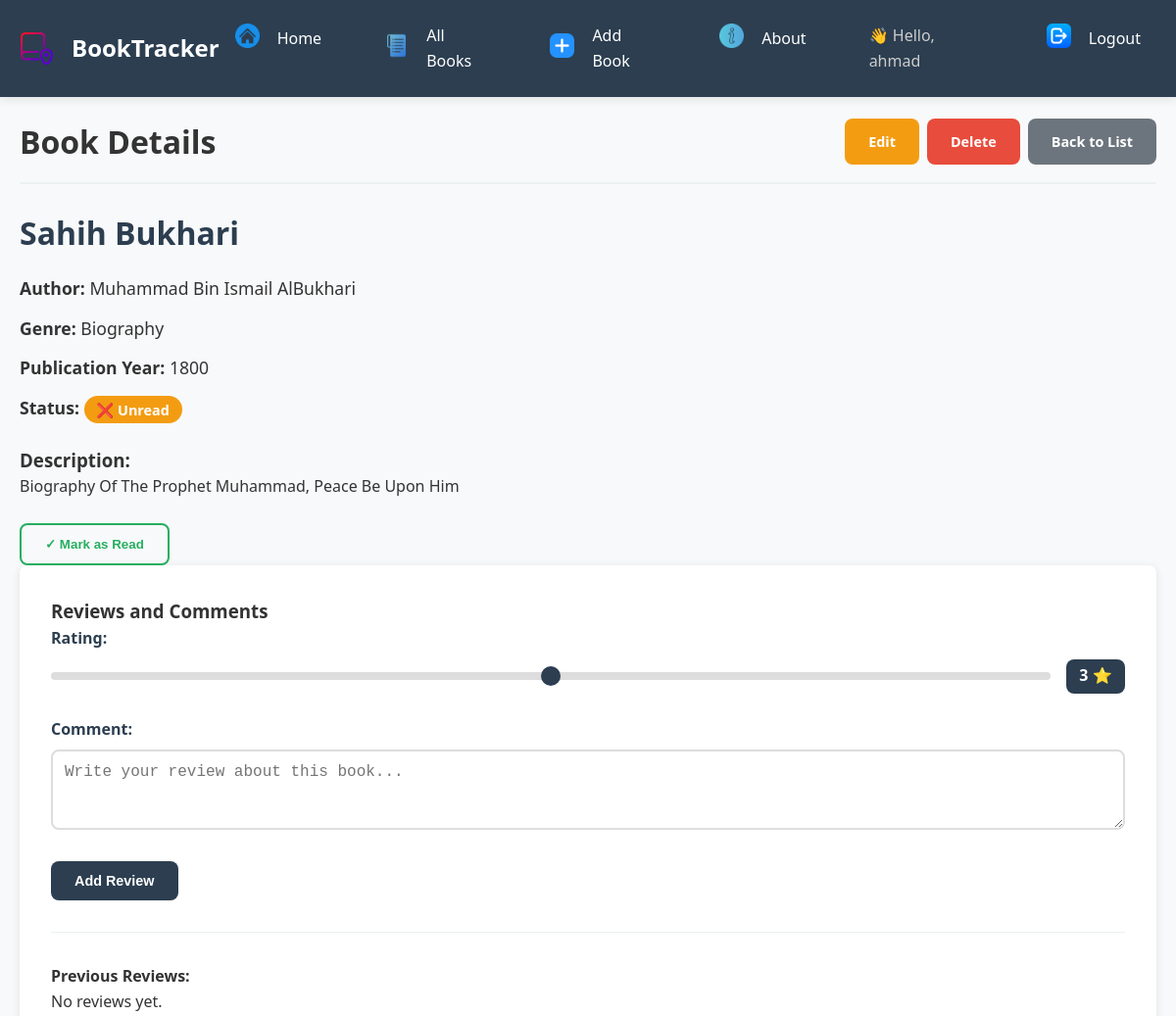
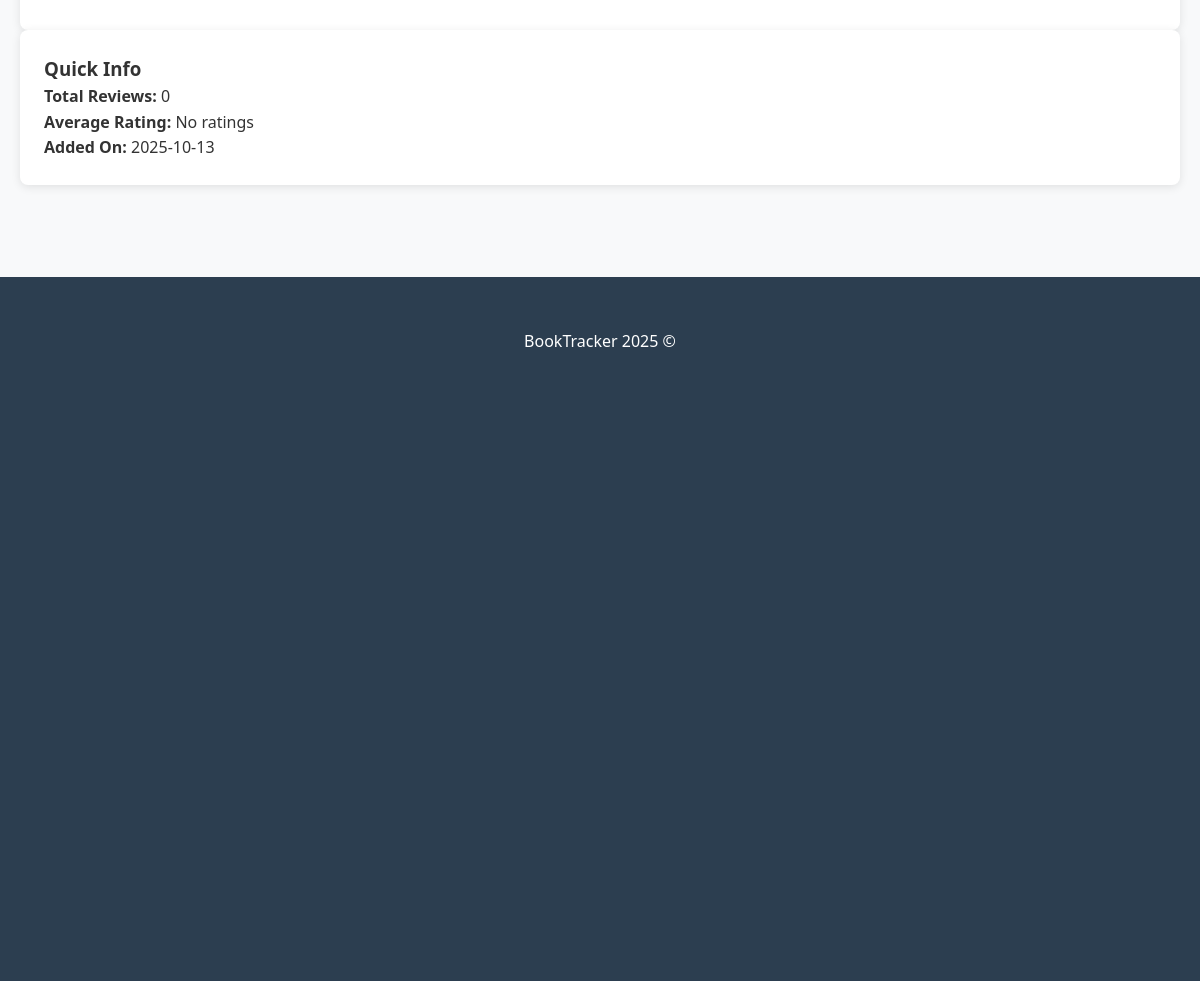
The app's page /books/11/ (signed in) with its own data (2 pictures, top to bottom).
### main_app/models.py (models this page shows, shortened)
class Book(models.Model):
    GENRE_CHOICES = [
        ('Novel', 'Novel'),
        ('Science Fiction', 'Science Fiction'),
        ('History', 'History'),
        ('Self Development', 'Self Development'),
        ('Biography', 'Biography'),
        ('Literature', 'Literature'),
        ('Poetry', 'Poetry'),
        ('Children', 'Children'),
        ('Other', 'Other'),
    ]
    title = models.CharField(max_length=200)
    author = models.CharField(max_length=100)
    genre = models.CharField(choices=GENRE_CHOICES)
    description = models.TextField(max_length=500)
    publication_year = models.IntegerField(
        validators=[MinValueValidator(1000), MaxValueValidator(2025)] # To select year between 1000 and 2025
    )
    is_read = models.BooleanField(default=False)
    created_at = models.DateTimeField(auto_now_add=True)
    user = models.ForeignKey(
        User,
        on_delete=models.CASCADE,
        null=True,  # temp (we used it to solve makemigrations issue)
        blank=True  # temp
    )
    class Meta:
        ordering = ['-created_at']

### main_app/views.py (the view)
# urls.py: path('books/<int:pk>/', BookDetail.as_view(), name='book_detail'),
class BookDetail(UserAccessMixin, LoginRequiredMixin, DetailView):  # most be sorted like this
    model = Book
    template_name = 'books/book_detail.html'

### main_app/views.py (called while the page is built)
    def test_func(self):
        book = self.get_object()
        return book.user == self.request.user

### main_app/templates/books/book_detail.html (shortened to what this page needs)
{% extends 'base.html' %}
{% load static %}
{% block extra_css %}
<link rel="stylesheet" href="{% static 'css/book_detail.css' %}">
{% endblock %}
{% block content %}
<div class="detail-container">
    <div class="detail-header">
        <h1>Book Details</h1>
        <div class="action-buttons">
            <a href="{% url 'book_update' book.pk %}" class="btn btn-warning">Edit</a>
            <a href="{% url 'book_delete' book.pk %}" class="btn btn-danger">Delete</a>
            <a href="{% url 'book_list' %}" class="btn btn-secondary">Back to List</a>
        </div>
    </div>
    <div class="book-details">
        <div class="main-content">
            <div class="book-info-card">
                <h2 class="book-title">{{ book.title }}</h2>
                <div class="book-meta">
                    <p><strong>Author:</strong> {{ book.author }}</p>
                    <p><strong>Genre:</strong> {{ book.genre }}</p>
                    <p><strong>Publication Year:</strong> {{ book.publication_year }}</p>
                    <p><strong>Status:</strong>
                        <span class="status-badge {% if book.is_read %}read{% else %}unread{% endif %}">
                            {% if book.is_read %}✓ Read{% else %}❌ Unread{% endif %}
                        </span>
                    </p>
                </div>
                <div class="book-description">
                    <h3>Description:</h3>
                    <p>{{ book.description|linebreaks }}</p>
                </div>
                <form method="post" action="{% url 'toggle_read' book.id %}" class="toggle-form">
                    <button type="submit" class="toggle-btn {% if book.is_read %}read{% else %}unread{% endif %}">
                        {% if book.is_read %}❌ Mark as Unread{% else %}✓ Mark as Read{% endif %}
                    </button>
                </form>
            </div>
            <div class="reviews-section">
                <div class="reviews-header">
                    <h3>Reviews and Comments</h3>
                </div>
                <form method="post" action="{% url 'add_review' book.id %}" class="review-form">
                    <div class="form-group">
                        <label for="id_rating" class="form-label">Rating:</label>
                        <div class="rating-control">
                            <input type="range" name="rating" min="1" max="5" value="3"
                                   class="rating-slider" id="id_rating"
                                   oninput="document.getElementById('ratingValue').textContent = this.value + ' ⭐'">
                            <span id="ratingValue" class="rating-value">3 ⭐</span>
                        </div>
                    </div>
                    <div class="form-group">
                        <label for="id_comment" class="form-label">Comment:</label>
                        <textarea name="comment" class="form-control" id="id_comment"
                                  rows="3" placeholder="Write your review about this book..."></textarea>
                    </div>
                    <button type="submit" class="btn btn-primary">Add Review</button>
                </form>
                <div class="reviews-list">
                    <h4>Previous Reviews:</h4>
                    {% if book.reviews.all %}
                        {% for review in book.reviews.all %}
                        <div class="review-card">
                            <div class="review-header">
                                <strong class="review-rating">{{ review.rating }} ⭐</strong>
                                <small class="review-date">{{ review.date }}</small>
                            </div>
                            <p class="review-comment">{{ review.comment }}</p>
                        </div>
                        {% endfor %}
                    {% else %}
                        <p class="no-reviews">No reviews yet.</p>
                    {% endif %}
                </div>
            </div>
        </div>
        <div class="sidebar">
            <div class="sidebar-card">
                <h3>Quick Info</h3>
                <div class="sidebar-info">
                    <p><strong>Total Reviews:</strong> {{ book.reviews.count }}</p>
                    <p><strong>Average Rating:</strong>
                        {% if book.reviews.all %}
                            {{ book.reviews.all.0.rating }} ⭐
                        {% else %}
                            No ratings
                        {% endif %}
                    </p>
                    <p><strong>Added On:</strong> {{ book.created_at|date:"Y-m-d" }}</p>
                </div>
            </div>
        </div>
    </div>
</div>
{% endblock %}

### main_app/templates/base.html (shortened to what this page needs)
<!DOCTYPE html>
<html lang="en" dir="ltr">
<head>
    {% load static %}
    <link rel="stylesheet" href="{% static 'css/base.css' %}">
    {% block extra_css %}{% endblock %}
</head>
<body>
    <nav class="navbar">
        <div class="nav-container">
            <a class="navbar-brand" href="{% url 'home' %}">
                <img src="{% static 'images/logo.png' %}" alt="BookTracker Logo"
                     style="height: 35px; width: auto; margin-right: 10px;">
                BookTracker
            </a>
            <div class="navbar-menu" id="navbarMenu">
                <ul class="navbar-nav">
                    <li class="nav-item">
                        <a class="nav-link" href="{% url 'home' %}">
                            <span class="nav-icon">                <img src="{% static 'images/home.png' %}" alt="BookTracker Logo"
                     style="height: 25px; width: auto; margin-right: 10px;"></span> Home
                        </a>
                    </li>
                    <li class="nav-item">
                        <a class="nav-link" href="{% url 'book_list' %}">
                            <span class="nav-icon">                <img src="{% static 'images/list.png' %}" alt="BookTracker Logo"
                     style="height: 25px; width: auto; margin-right: 10px;"></span> All Books
                        </a>
                    </li>
                    <li class="nav-item">
                        <a class="nav-link" href="{% url 'book_create' %}">
                            <span class="nav-icon">                <img src="{% static 'images/add.png' %}" alt="BookTracker Logo"
                     style="height: 25px; width: auto; margin-right: 10px;"></span> Add Book
                        </a>
                    </li>
                    <li class="nav-item">
                        <a class="nav-link" href="{% url 'about' %}">
                            <span class="nav-icon">                <img src="{% static 'images/about.png' %}" alt="BookTracker Logo"
                     style="height: 25px; width: auto; margin-right: 10px;"></span> About
                        </a>
                    </li>
                    {% if user.is_authenticated %}
                    <li class="nav-item">
                        <span class="nav-link" style="color: #ccc;">
                            👋 Hello, {{ user.username }}
                        </span>
                    </li>
                    <li class="nav-item">
                        <a class="nav-link" href="{% url 'logout' %}">
                            <span class="nav-icon">                <img src="{% static 'images/logout.png' %}" alt="BookTracker Logo"
                     style="height: 25px; width: auto; margin-right: 10px;"></span> Logout
                        </a>
                    </li>
                    {% endif %}
                </ul>
            </div>
        </div>
    </nav>
    <div class="container">
    {% block content %}
    {% endblock %}
</div>
    <footer class="footer">
        <div class="container">
            <p class="footer-text">BookTracker 2025 ©</p>
        </div>
    </footer>
</body>
</html>

### main_app/static/css/base.css (style rules this page uses)
:root { --primary-color: #2c3e50; --secondary-color: #3498db; --success-color: #27ae60; --warning-color: #f39c12; --danger-color: #e74c3c; --light-color: #ecf0f1; --dark-color: #2c3e50; --text-color: #333; --border-radius: 8px; --box-shadow: 0 2px 10px rgba(0,0,0,0.1); --transition: all 0.3s ease; }
* { margin: 0; padding: 0; box-sizing: border-box; }
body { font-family: 'Segoe UI', Tahoma, Geneva, Verdana, sans-serif; background-color: #f8f9fa; color: var(--text-color); line-height: 1.6; }
.container { max-width: 1200px; margin: 0 auto; padding: 20px; min-height: 80vh; }
.navbar { background-color: var(--primary-color); padding: 1rem 0; box-shadow: var(--box-shadow); }
.nav-container { max-width: 1200px; margin: 0 auto; padding: 0 20px; display: flex; justify-content: space-between; align-items: center; }
.navbar-brand { color: white; text-decoration: none; font-size: 1.5rem; font-weight: bold; display: flex; align-items: center; gap: 0.5rem; }
.navbar-menu { display: flex; }
.navbar-nav { display: flex; list-style: none; gap: 2rem; }
.nav-link { color: white; text-decoration: none; display: flex; align-items: center; gap: 0.5rem; padding: 0.5rem 1rem; border-radius: var(--border-radius); transition: var(--transition); }
.nav-icon { font-size: 1.1rem; }
.footer { background-color: var(--dark-color); color: white; text-align: center; padding: 2rem 0; margin-top: 3rem; }
.footer-text { margin: 0; }
.btn { padding: 0.75rem 1.5rem; border: none; border-radius: var(--border-radius); text-decoration: none; font-weight: 600; cursor: pointer; transition: var(--transition); display: inline-flex; align-items: center; gap: 0.5rem; font-size: 0.9rem; }
.btn-primary { background-color: var(--primary-color); color: white; }
.btn-warning { background-color: var(--warning-color); color: white; }
.btn-danger { background-color: var(--danger-color); color: white; }
.btn-secondary { background-color: #6c757d; color: white; }

### main_app/static/css/book_detail.css (style rules this page uses)
.detail-header { display: flex; justify-content: space-between; align-items: center; margin-bottom: 1.5rem; padding-bottom: 1rem; border-bottom: 2px solid var(--light-color); }
.action-buttons { display: flex; gap: 0.5rem; }
.book-title { color: var(--dark-color); margin-bottom: 1rem; font-size: 2rem; }
.book-meta { margin-bottom: 1.5rem; }
.book-meta p { margin-bottom: 0.8rem; font-size: 1.1rem; }
.status-badge { padding: 0.3rem 0.8rem; border-radius: 20px; font-size: 0.9rem; font-weight: 600; }
.status-badge.unread { background-color: var(--warning-color); color: white; }
.toggle-form { margin-top: 1.5rem; }
.toggle-btn { padding: 0.75rem 1.5rem; border: 2px solid; border-radius: var(--border-radius); background: none; cursor: pointer; font-weight: 600; transition: var(--transition); }
.toggle-btn.unread { border-color: var(--success-color); color: var(--success-color); }
.reviews-section { background: white; border-radius: var(--border-radius); padding: 2rem; box-shadow: var(--box-shadow); }
.review-form { margin-bottom: 2rem; padding-bottom: 2rem; border-bottom: 1px solid var(--light-color); }
.form-group { margin-bottom: 1.5rem; }
.form-label { display: block; margin-bottom: 0.5rem; font-weight: 600; color: var(--dark-color); }
.rating-control { display: flex; align-items: center; gap: 1rem; }
.rating-slider { flex: 1; height: 8px; border-radius: 4px; background: #ddd; outline: none; -webkit-appearance: none; appearance: none; }
.rating-value { padding: 0.3rem 0.8rem; background-color: var(--primary-color); color: white; border-radius: var(--border-radius); font-weight: 600; min-width: 60px; text-align: center; }
.form-control { width: 100%; padding: 0.75rem; border: 2px solid #ddd; border-radius: var(--border-radius); font-size: 1rem; transition: var(--transition); }
.sidebar-card { background: white; border-radius: var(--border-radius); padding: 1.5rem; box-shadow: var(--box-shadow); margin-bottom: 1.5rem; }

### records on screen
Book: title "Sahih Bukhari", author "Muhammad Bin Ismail AlBukhari", genre "Biography", publication_year "1800", description "Biography Of The Prophet Muhammad, Peace Be Upon Him", reviews.count "0", created_at "2025-10-13"

### other values on screen
{{ user.username }} "ahmad"
